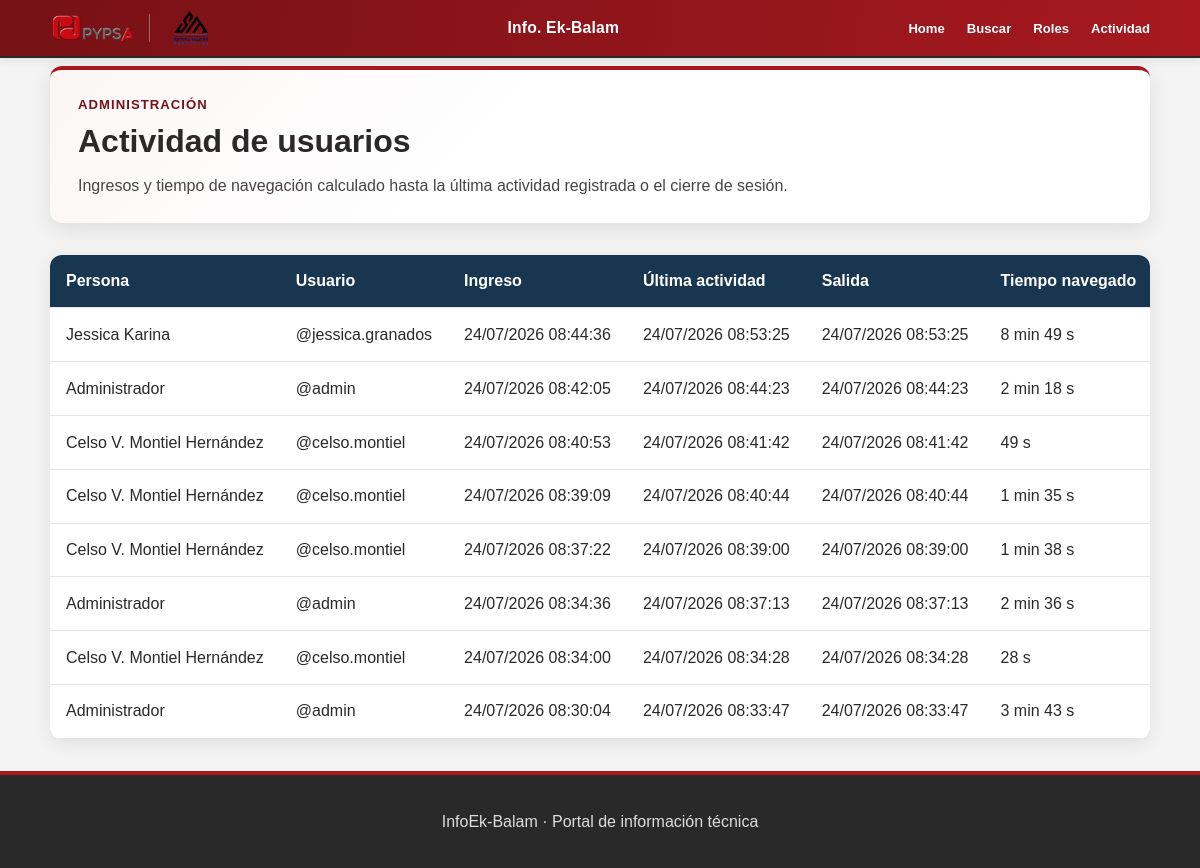
The page /administracion/actividad (signed in) on the database its author committed.
### models.py (models this page shows, shortened)
class SesionNavegacion(db.Model):
    __tablename__ = "sesiones_navegacion"
    __table_args__ = (
        db.Index(
            "ix_sesiones_navegacion_usuario_ingreso",
            "usuario_id",
            "fecha_ingreso",
        ),
    )
    id = db.Column(db.Integer, primary_key=True)
    usuario_id = db.Column(
        db.Integer,
        db.ForeignKey("usuarios.id"),
        nullable=False,
    )
    fecha_ingreso = db.Column(db.DateTime, nullable=False, default=datetime.utcnow)
    ultima_actividad = db.Column(db.DateTime, nullable=False, default=datetime.utcnow)
    fecha_salida = db.Column(db.DateTime, nullable=True)
    usuario = db.relationship("Usuario", back_populates="sesiones_navegacion")
    @property
    def duracion_segundos(self):
        fin = self.fecha_salida or self.ultima_actividad
        return max(0, int((fin - self.fecha_ingreso).total_seconds()))

class Usuario(UserMixin, db.Model):
    __tablename__ = "usuarios"
    id = db.Column(
        db.Integer,
        primary_key=True
    )
    username = db.Column(
        db.String(50),
        unique=True,
        nullable=False
    )
    nombre = db.Column(
        db.String(100),
        nullable=False
    )
    password_hash = db.Column(
        db.String(255),
        nullable=False
    )
    activo = db.Column(
        db.Boolean,
        default=True,
        nullable=False
    )
    roles = db.relationship(
        "Rol",
        secondary=usuarios_roles,
        lazy="selectin",
        backref=db.backref("usuarios", lazy="selectin"),
    )
    sesiones_navegacion = db.relationship(
        "SesionNavegacion",
        back_populates="usuario",
        lazy="dynamic",
    )
    def tiene_permiso(self, codigo):
        return any(
            permiso.codigo == codigo
            for rol in self.roles
            for permiso in rol.permisos
        )
    @property
    def is_active(self):
        return self.activo

### app.py (the view)
@app.route("/administracion/actividad")
@permiso_requerido("usuarios.administrar")
def actividad_usuarios():
    pagina = max(request.args.get("pagina", 1, type=int), 1)
    paginacion = (
        SesionNavegacion.query
        .join(Usuario)
        .order_by(SesionNavegacion.fecha_ingreso.desc())
        .paginate(page=pagina, per_page=50, error_out=False)
    )
    return render_template(
        "actividad_usuarios.html",
        paginacion=paginacion,
        sesiones=paginacion.items,
    )

### app.py (called while the page is built)
@app.template_filter("fecha_local")
def fecha_local(fecha):
    if fecha is None:
        return "—"
    fecha_utc = fecha.replace(tzinfo=timezone.utc)
    return fecha_utc.astimezone(
        timezone(timedelta(hours=-6))
    ).strftime("%d/%m/%Y %H:%M:%S")

@app.template_filter("duracion_legible")
def duracion_legible(segundos):
    horas, resto = divmod(int(segundos), 3600)
    minutos, segundos = divmod(resto, 60)
    if horas:
        return f"{horas} h {minutos} min {segundos} s"
    if minutos:
        return f"{minutos} min {segundos} s"
    return f"{segundos} s"

@login_manager.user_loader
def cargar_usuario(usuario_id):
    return db.session.get(
        Usuario,
        int(usuario_id)
    )

def permiso_requerido(codigo):
    def decorador(vista):
        @wraps(vista)
        @login_required
        def vista_protegida(*args, **kwargs):
            if not current_user.tiene_permiso(codigo):
                abort(403)
            return vista(*args, **kwargs)
        return vista_protegida
    return decorador

@app.before_request
def registrar_actividad_usuario():
    if not current_user.is_authenticated:
        return
    registro_id = session.get("registro_acceso_id")
    if not registro_id:
        return
    ahora_epoch = time.time()
    ultima_actualizacion = session.get("registro_actividad_epoch", 0)
    if ahora_epoch - ultima_actualizacion < 60:
        return
    registro = db.session.get(SesionNavegacion, registro_id)
    if registro and registro.usuario_id == current_user.id and not registro.fecha_salida:
        registro.ultima_actividad = datetime.utcnow()
        db.session.commit()
        session["registro_actividad_epoch"] = ahora_epoch

### templates/actividad_usuarios.html (shortened to what this page needs)
{% extends "base.html" %}
{% block content %}
<section class="portal-bienvenida">
    <div>
        <p class="etiqueta">ADMINISTRACIÓN</p>
        <h2>Actividad de usuarios</h2>
        <p>
            Ingresos y tiempo de navegación calculado hasta la última
            actividad registrada o el cierre de sesión.
        </p>
    </div>
</section>
<section class="tabla-actividad-contenedor">
    <table class="tabla-actividad">
        <thead>
            <tr>
                <th>Persona</th>
                <th>Usuario</th>
                <th>Ingreso</th>
                <th>Última actividad</th>
                <th>Salida</th>
                <th>Tiempo navegado</th>
            </tr>
        </thead>
        <tbody>
            {% for registro in sesiones %}
            <tr>
                <td>{{ registro.usuario.nombre }}</td>
                <td>@{{ registro.usuario.username }}</td>
                <td>{{ registro.fecha_ingreso|fecha_local }}</td>
                <td>{{ registro.ultima_actividad|fecha_local }}</td>
                <td>{{ registro.fecha_salida|fecha_local }}</td>
                <td>{{ registro.duracion_segundos|duracion_legible }}</td>
            </tr>
            {% else %}
            <tr>
                <td colspan="7">Todavía no hay ingresos registrados.</td>
            </tr>
            {% endfor %}
        </tbody>
    </table>
</section>
{% endblock %}

### static/css/styles.css (style rules this page uses)
:root { --rojo-principal: #a7191f; --rojo-oscuro: #761116; --rojo-hover: #8b151a; --rojo-claro: #f6e8e9; --gris-oscuro: #292929; --gris-medio: #606060; --gris-suave: #d7d7d7; --gris-claro: #f3f3f3; --blanco: #ffffff; --sombra: rgb(0 0 0 / 9%); }
* { box-sizing: border-box; }
html { min-height: 100%; scroll-behavior: smooth; }
body { min-height: 100vh; margin: 0; display: flex; flex-direction: column; font-family: Arial, Helvetica, sans-serif; line-height: 1.6; color: var(--gris-oscuro); background-color: var(--gris-claro); }
.portal-bienvenida { display: flex; align-items: center; justify-content: space-between; gap: 24px; margin-bottom: 24px; padding: 24px 28px; background: linear-gradient(135deg, rgb(167 25 31 / 4%), transparent 42%), white; border-top: 4px solid var(--rojo-principal); border-radius: 12px; box-shadow: 0 6px 20px rgb(0 0 0 / 9%); }
.portal-bienvenida h2 { margin: 6px 0 12px; font-size: 2rem; line-height: 1.25; }
.portal-bienvenida .etiqueta { margin: 0; color: var(--rojo-oscuro); font-size: 0.82rem; font-weight: 700; letter-spacing: 0.08em; }
.portal-bienvenida h2 + p { margin: 0; color: #454545; }
.tarjeta, .portal-bienvenida, .indicador, .tarjeta-contenido, .contenido-documental, .pagina-busqueda { background-color: var(--blanco); box-shadow: 0 4px 14px var(--sombra); }
.portal-bienvenida { box-shadow: 0 6px 20px rgb(0 0 0 / 9%); }
.tabla-actividad-contenedor { margin: 2rem 0; overflow-x: auto; background: #fff; border-radius: 12px; box-shadow: 0 4px 18px rgba(0, 0, 0, 0.08); }
.tabla-actividad { width: 100%; border-collapse: collapse; }
.tabla-actividad th, .tabla-actividad td { padding: 0.85rem 1rem; text-align: left; white-space: nowrap; border-bottom: 1px solid #e1e5e8; }
.tabla-actividad th { color: #fff; background: #18364f; }

### rows shown on the page
SesionNavegacion: usuario.nombre "Jessica Karina", usuario.username "jessica.granados", fecha_ingreso|fecha_local "24/07/2026 08:44:36", ultima_actividad|fecha_local "24/07/2026 08:53:25", fecha_salida|fecha_local "24/07/2026 08:53:25", duracion_segundos|duracion_legible "8 min 49 s"
SesionNavegacion: usuario.nombre "Administrador", usuario.username "admin", fecha_ingreso|fecha_local "24/07/2026 08:42:05", ultima_actividad|fecha_local "24/07/2026 08:44:23", fecha_salida|fecha_local "24/07/2026 08:44:23", duracion_segundos|duracion_legible "2 min 18 s"
SesionNavegacion: usuario.nombre "Celso V. Montiel Hernández", usuario.username "celso.montiel", fecha_ingreso|fecha_local "24/07/2026 08:40:53", ultima_actividad|fecha_local "24/07/2026 08:41:42", fecha_salida|fecha_local "24/07/2026 08:41:42", duracion_segundos|duracion_legible "49 s"
SesionNavegacion: usuario.nombre "Celso V. Montiel Hernández", usuario.username "celso.montiel", fecha_ingreso|fecha_local "24/07/2026 08:39:09", ultima_actividad|fecha_local "24/07/2026 08:40:44", fecha_salida|fecha_local "24/07/2026 08:40:44", duracion_segundos|duracion_legible "1 min 35 s"
SesionNavegacion: usuario.nombre "Celso V. Montiel Hernández", usuario.username "celso.montiel", fecha_ingreso|fecha_local "24/07/2026 08:37:22", ultima_actividad|fecha_local "24/07/2026 08:39:00", fecha_salida|fecha_local "24/07/2026 08:39:00", duracion_segundos|duracion_legible "1 min 38 s"
SesionNavegacion: usuario.nombre "Administrador", usuario.username "admin", fecha_ingreso|fecha_local "24/07/2026 08:34:36", ultima_actividad|fecha_local "24/07/2026 08:37:13", fecha_salida|fecha_local "24/07/2026 08:37:13", duracion_segundos|duracion_legible "2 min 36 s"
SesionNavegacion: usuario.nombre "Celso V. Montiel Hernández", usuario.username "celso.montiel", fecha_ingreso|fecha_local "24/07/2026 08:34:00", ultima_actividad|fecha_local "24/07/2026 08:34:28", fecha_salida|fecha_local "24/07/2026 08:34:28", duracion_segundos|duracion_legible "28 s"
SesionNavegacion: usuario.nombre "Administrador", usuario.username "admin", fecha_ingreso|fecha_local "24/07/2026 08:30:04", ultima_actividad|fecha_local "24/07/2026 08:33:47", fecha_salida|fecha_local "24/07/2026 08:33:47", duracion_segundos|duracion_legible "3 min 43 s"
